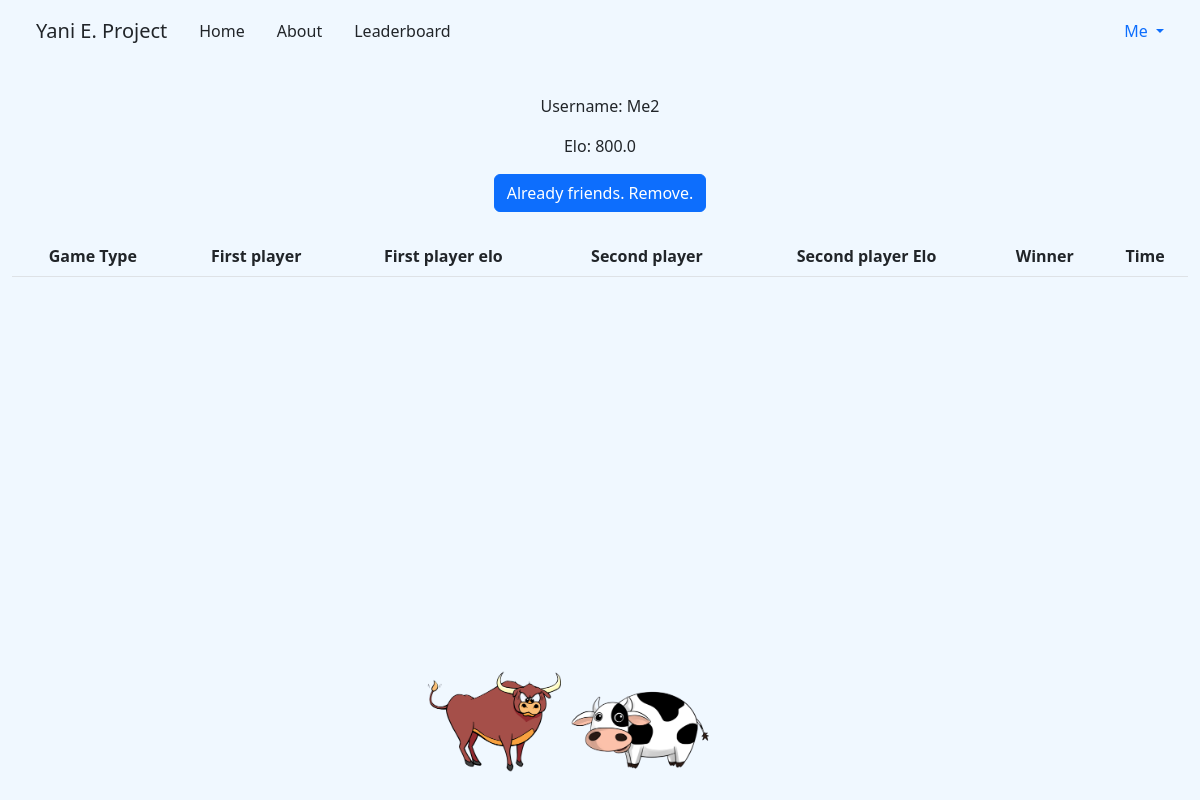
The app's page /user/17 (signed in), older data.
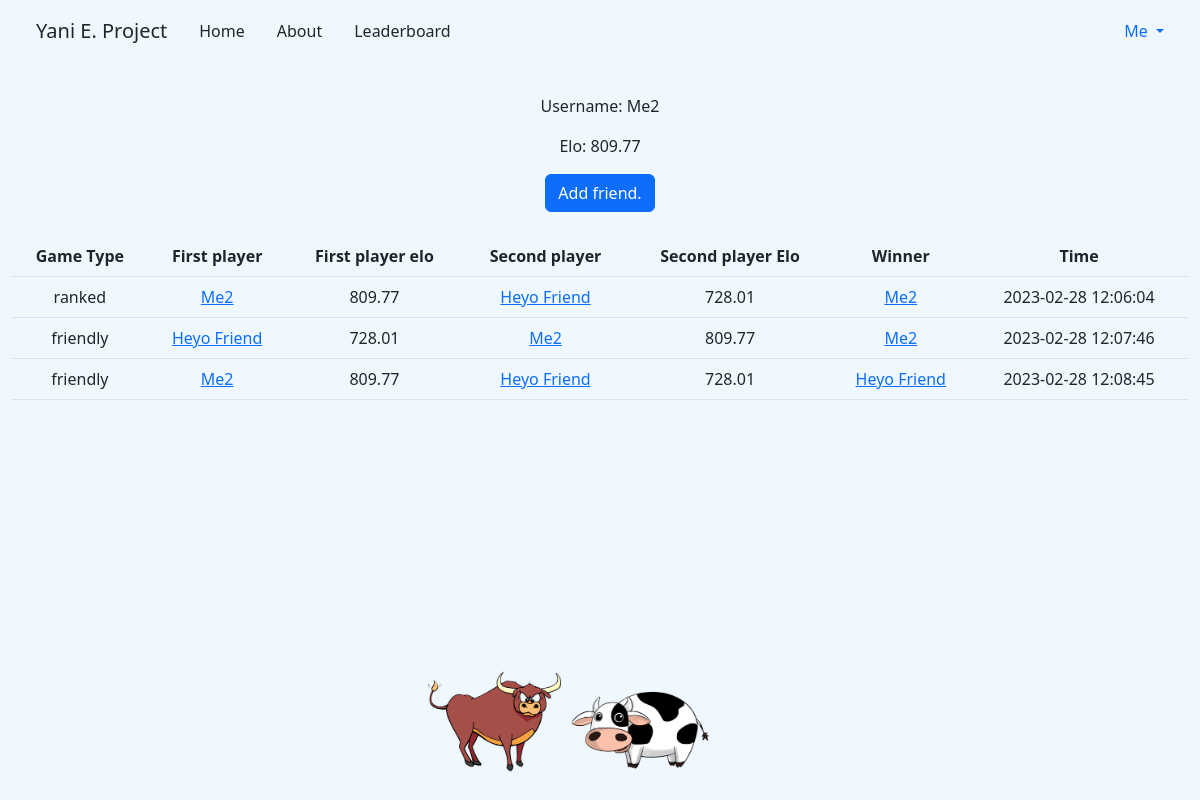
The same page, newer data.
### tables this page shows
CREATE TABLE user (id INTEGER UNIQUE PRIMARY KEY AUTOINCREMENT NOT NULL, hash TEXT NOT NULL, username TEXT NOT NULL, email VARCHAR(320),
elo FLOAT(6,2) NOT NULL);

CREATE TABLE games (game_id INTEGER UNIQUE PRIMARY KEY AUTOINCREMENT NOT NULL, player1_id INTEGER, player1_elo SMALLINT, player2_id INTEGER, player2_elo SMALLINT, winner_id INTEGER, time DATETIME, game_type TINYTEXT, player1_num VARCHAR(5), player2_num VARCHAR(5), gameid_of_gametype INTEGER);

### app.py (the view, shortened to what this page needs)
@app.route('/user/<int:user_id>', methods=['GET', 'POST'])
def profile(user_id):
  user = db.execute("SELECT * FROM user WHERE id = ?", user_id)
  if len(user) == 0:
    return apology("There is no such user!", 403)
  data = db.execute("SELECT g.game_type AS type, g.time AS game_time, u1.username AS username1, u1.id AS id1, u1.elo AS elo1, u2.username AS username2, u2.id AS id2, u2.elo AS elo2, w.username AS winner_username, g.winner_id AS winners_id FROM games AS g INNER JOIN user AS u1 ON g.player1_id = u1.id INNER JOIN user AS u2 ON g.player2_id = u2.id INNER JOIN user AS w ON g.winner_id = w.id WHERE g.player1_id = ? OR g.player2_id = ?", user_id, user_id)
  elo = db.execute("SELECT * FROM user WHERE id = ?", user_id)
  friends = db.execute("SELECT * FROM friends_list WHERE list_owner_id = ? AND friends_id = ?", session['user_id'], user_id)
  return render_template('user_profile.html', data=data, elo=elo, user_id=user_id, friends=len(friends))

### templates/user_profile.html (shortened to what this page needs)
{% extends "layout.html" %}
{% block main %}
  <p> Username: {{ elo[0]['username'] }}</p>
  <p> Elo: {{ elo[0]['elo'] }}</p>
  {% if user_id != session['user_id'] %}
    {% if friends == 0 %}
      <form action="/user/{{ user_id }}" method="post">
        <button class="btn btn-primary" type="submit">Add friend.</button>
      </form>
    {% elif friends == 1 %}
    <form action="/user/{{ user_id }}" method="post">
      <button class="btn btn-primary" type="submit">Already friends. Remove.</button>
    </form>
    {% endif %}
  {% endif %}
  <table class="table">
    <thead>
      <tr>
        <th> Game Type</th>
        <th> First player </th>
        <th> First player elo </th>
        <th> Second player </th>
        <th> Second player Elo</th>
        <th> Winner </th>
        <th> Time </th>
      </tr>
    </thead>
    <tbody>
      {% for game in data %}
        <tr>
          <td>{{ game['type'] }}</td>
          {% if game['id1'] == 0 %}
            <td> Bot </td>
          {% elif game['id1'] == -1 %}
            <td> Unlogged User </td>
          {% else %}
            <td><a href="{{ url_for('profile', user_id=game['id1']) }}"> {{ game['username1'] }} </a></td>
          {% endif %}
          <td>{{ game['elo1'] }}</td>
          {% if game['id2'] == 0 %}
            <td> Bot </td>
          {% elif game['id2'] == -1 %}
            <td> Unlogged User </td>
          {% else %}
            <td><a href="{{ url_for('profile', user_id=game['id2']) }}"> {{ game['username2'] }} </a></td>
          {% endif %}
          <td>{{ game['elo2'] }}</td>
          {% if game['winners_id'] is defined %}
            {% if game['winners_id'] == 0 %}
              <td> The Bot </td>
            {% elif game['winners_id'] == -1 %}
              <td> The Unlogged User </td>
            {% else %}
              <td><a href="{{ url_for('profile', user_id=game['winners_id']) }}"> {{ game['winner_username'] }}</a></td>
            {% endif %}
          {% else %}
            <td> No winner recorded.</td>
          {% endif %}
          {% if game['game_time'] %}
            <td>{{ game['game_time'] }}</td>
          {% endif %}
        </tr>
      {% endfor %}
    </tbody>
  </table>
{% endblock %}

Row changes from the older to the newer data that the page shows:
changed user "Me2": elo "800.0" → "809.77"
added games: type "ranked", username1 "Me2", elo1 "809.77", username2 "Heyo Friend", elo2 "728.01", winner_username "Me2", game_time "2023-02-28 12:06:04"
added games: type "friendly", username1 "Heyo Friend", elo1 "728.01", username2 "Me2", elo2 "809.77", winner_username "Me2", game_time "2023-02-28 12:07:46"
added games: type "friendly", username1 "Me2", elo1 "809.77", username2 "Heyo Friend", elo2 "728.01", winner_username "Heyo Friend", game_time "2023-02-28 12:08:45"
Text that changed along with them:
text no longer shown: "Already friends. Remove."
text now shown: "Add friend."
